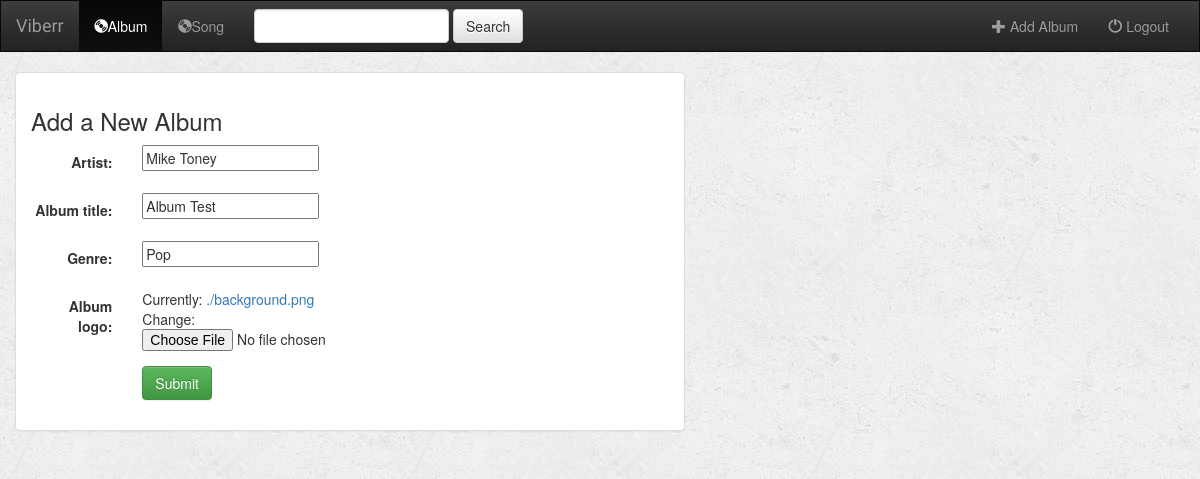
Before: /music/album/3/ with the older database file.
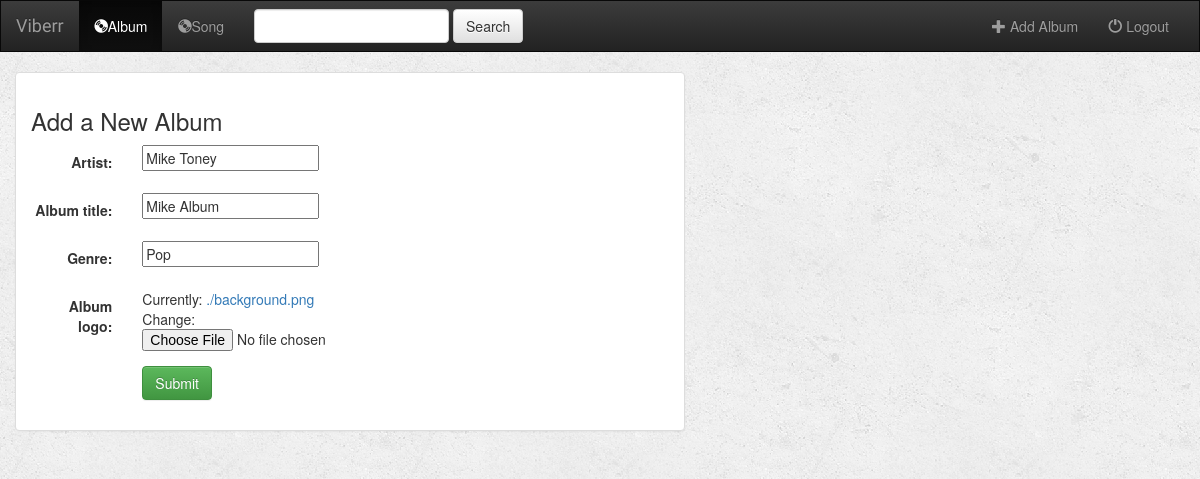
After: the same page with the newer database file.
### music/models.py (models this page shows, shortened)
class Album(models.Model):
    artist = models.CharField(max_length=250)
    album_title = models.CharField(max_length=500)
    genre = models.CharField(max_length=100)
    album_logo = models.FileField(max_length=1000)

### music/views.py (the view)
# urls.py: url(r'album/(?P<pk>[0-9]+)/$', views.AlbumUpdate.as_view(), name='album_update'),
class AlbumUpdate(UpdateView):
    model = Album
    fields = ['artist', 'album_title', 'genre', 'album_logo']

### music/templates/music/album_form.html (shortened to what this page needs)
{% extends 'music/base.html' %}
{% block body %}
<div class="container-fluid">
    <div class="row">
        <div class="col-sm-12 col-md-7">
            <div class="panel panel-default">
                <div class="panel-body">
                    <h3>Add a New Album</h3>
                    <form class="form-horizontal" role="form" action="" method="post" enctype="multipart/form-data">
                        {% include 'music/form_template.html' %}
                        <div class="form-group">
                            <div class="col-sm-offset-2 col-sm-10">
                                <button type="submit" class="btn btn-success">Submit</button>
                            </div>
                        </div>
                    </form>
                </div>
            </div>
        </div>
    </div>
</div>
{% endblock %}

### music/templates/music/form_template.html (shortened to what this page needs)
{% for field in form %}
    <div class="form-group">
        <div class="col-sm-offset-2 col-sm-10">
        </div>
        <label class="control-label col-sm-2" for="song_title">{{ field.label_tag }}</label>
        <div class="col-sm-10">{{ field }}</div>
    </div>
{% endfor %}

Changed rows visible on the page:
changed Album "Mike Toney": album_title "Album Test" → "Mike Album"
